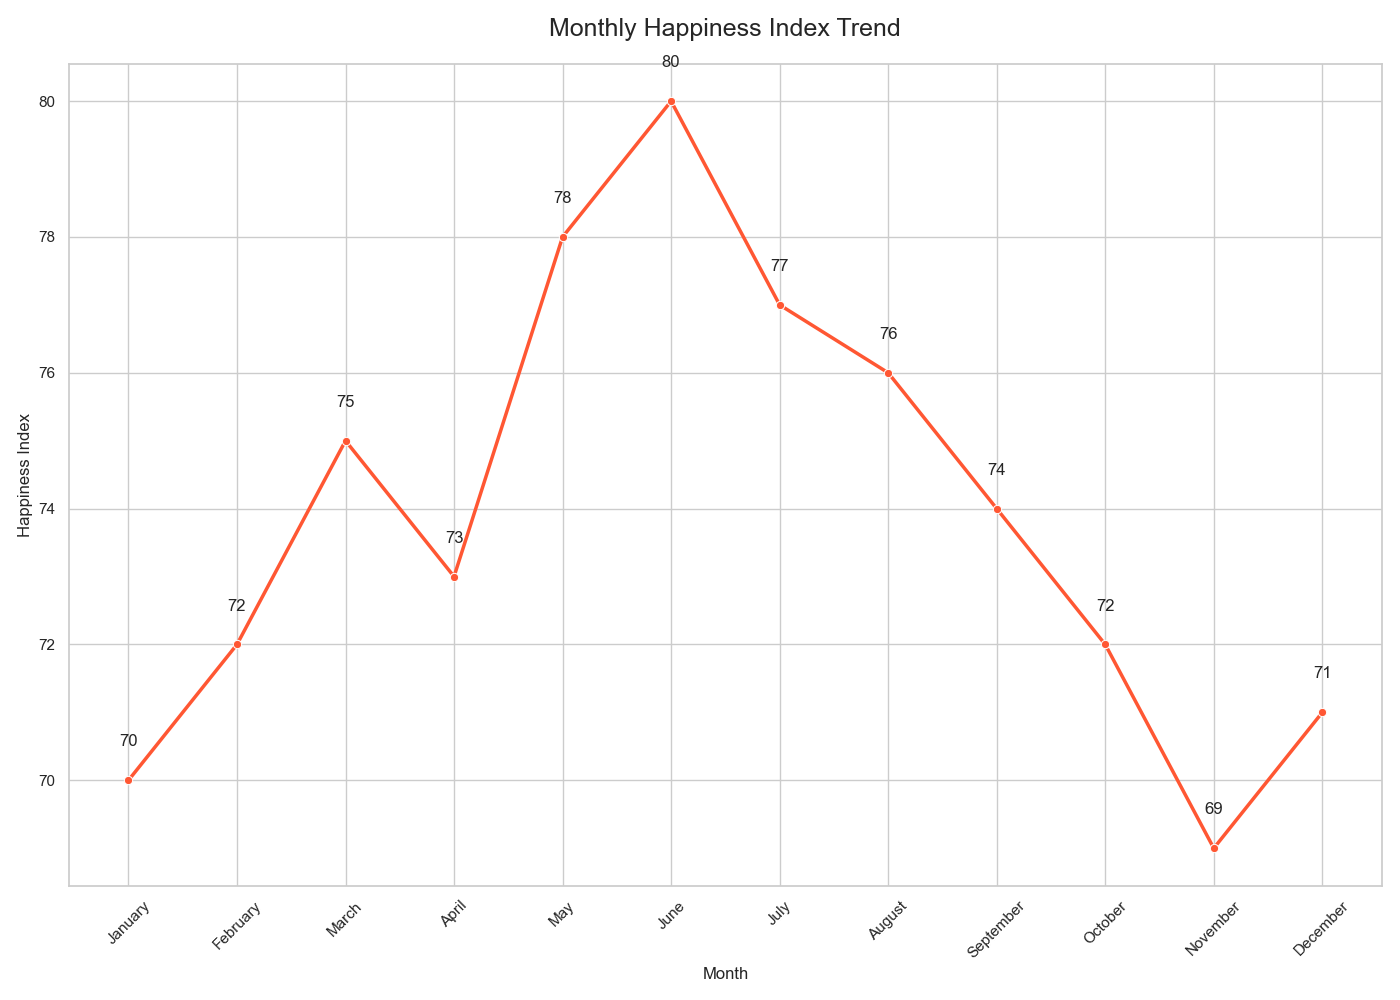

Write the Python code that produced this figure.

import pandas as pd
import seaborn as sns
import matplotlib.pyplot as plt

# Creating the dataset
data = {
    'Month': ['January', 'February', 'March', 'April', 'May', 'June', 
              'July', 'August', 'September', 'October', 'November', 'December'],
    'Happiness_Index': [70, 72, 75, 73, 78, 80, 77, 76, 74, 72, 69, 71]
}

# Convert the dictionary into a DataFrame
df = pd.DataFrame(data)

# Creating a line chart using seaborn
plt.figure(figsize=(14, 10))  # width: 14 inches, height: 10 inches
sns.set_theme(style="whitegrid")

# Plotting the data
lineplot = sns.lineplot(x='Month', y='Happiness_Index', data=df, 
                        color="#FF5733", linewidth=2.5, marker='o')

# Annotating each point with its value
for i in range(df.shape[0]):
    plt.text(df['Month'][i], df['Happiness_Index'][i] + 0.5, 
             df['Happiness_Index'][i], horizontalalignment='center')

# Customizing the chart appearance
lineplot.set_title('Monthly Happiness Index Trend', fontsize=18, pad=20)
lineplot.set_xlabel('Month', fontsize=12)
lineplot.set_ylabel('Happiness Index', fontsize=12)
plt.xticks(rotation=45)  # Rotate the x labels for better readability
plt.tight_layout()  # Adjusts the plot to make sure everything fits without overlap

# Display the plot
plt.show()
